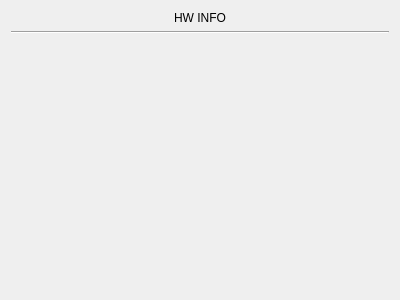
<?xml version="1.0" encoding="UTF-8"?>
<ui version="4.0">
 <class>HWINFO</class>
 <widget class="QWidget" name="HWINFO">
  <property name="geometry">
   <rect>
    <x>0</x>
    <y>0</y>
    <width>400</width>
    <height>300</height>
   </rect>
  </property>
  <property name="windowTitle">
   <string>HWINFO</string>
  </property>
  <layout class="QGridLayout" name="gridLayout">
   <item row="2" column="0">
    <widget class="QScrollArea" name="hwinfoList">
     <property name="frameShape">
      <enum>QFrame::NoFrame</enum>
     </property>
     <property name="widgetResizable">
      <bool>true</bool>
     </property>
     <widget class="QWidget" name="scrollAreaWidgetContents">
      <property name="geometry">
       <rect>
        <x>0</x>
        <y>0</y>
        <width>382</width>
        <height>254</height>
       </rect>
      </property>
      <layout class="QGridLayout" name="hwinfoListLayout"/>
     </widget>
    </widget>
   </item>
   <item row="0" column="0">
    <widget class="QLabel" name="label">
     <property name="text">
      <string>HW INFO</string>
     </property>
     <property name="alignment">
      <set>Qt::AlignCenter</set>
     </property>
    </widget>
   </item>
   <item row="1" column="0">
    <widget class="Line" name="line">
     <property name="orientation">
      <enum>Qt::Horizontal</enum>
     </property>
    </widget>
   </item>
  </layout>
 </widget>
 <resources/>
 <connections/>
</ui>
